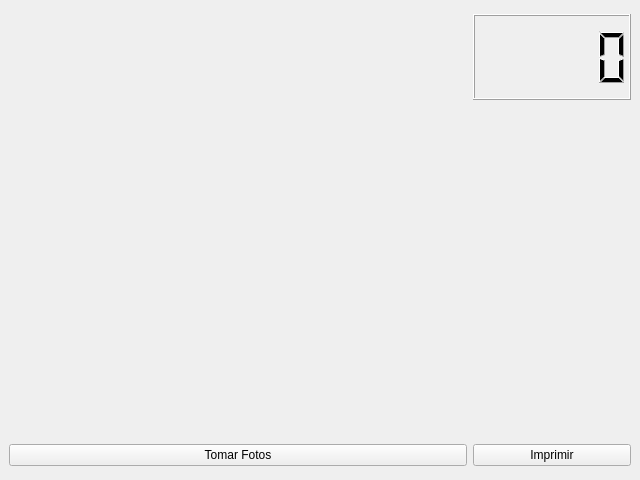
<?xml version="1.0" encoding="UTF-8"?>
<ui version="4.0">
 <class>MainWindow</class>
 <widget class="QMainWindow" name="MainWindow">
  <property name="geometry">
   <rect>
    <x>0</x>
    <y>0</y>
    <width>640</width>
    <height>480</height>
   </rect>
  </property>
  <property name="maximumSize">
   <size>
    <width>16777215</width>
    <height>16777215</height>
   </size>
  </property>
  <property name="windowTitle">
   <string>PyPhotoBooth</string>
  </property>
  <property name="windowIcon">
   <iconset>
    <normaloff>media/Camera.png</normaloff>media/Camera.png</iconset>
  </property>
  <widget class="QWidget" name="centralwidget">
   <layout class="QGridLayout" name="gridLayout">
    <item row="3" column="1" alignment="Qt::AlignRight">
     <widget class="QLabel" name="pick_03">
      <property name="minimumSize">
       <size>
        <width>100</width>
        <height>100</height>
       </size>
      </property>
      <property name="maximumSize">
       <size>
        <width>100</width>
        <height>100</height>
       </size>
      </property>
      <property name="text">
       <string/>
      </property>
     </widget>
    </item>
    <item row="1" column="1" alignment="Qt::AlignRight">
     <widget class="QLabel" name="pick_01">
      <property name="minimumSize">
       <size>
        <width>100</width>
        <height>100</height>
       </size>
      </property>
      <property name="maximumSize">
       <size>
        <width>100</width>
        <height>100</height>
       </size>
      </property>
      <property name="text">
       <string/>
      </property>
     </widget>
    </item>
    <item row="5" column="0">
     <widget class="QPushButton" name="pushButton">
      <property name="cursor">
       <cursorShape>PointingHandCursor</cursorShape>
      </property>
      <property name="text">
       <string>Tomar Fotos</string>
      </property>
      <property name="icon">
       <iconset>
        <normaloff>media/Camera.png</normaloff>media/Camera.png</iconset>
      </property>
      <property name="iconSize">
       <size>
        <width>80</width>
        <height>80</height>
       </size>
      </property>
     </widget>
    </item>
    <item row="5" column="1">
     <widget class="QPushButton" name="pushButton_2">
      <property name="cursor">
       <cursorShape>PointingHandCursor</cursorShape>
      </property>
      <property name="text">
       <string>Imprimir</string>
      </property>
      <property name="icon">
       <iconset>
        <normaloff>media/Printer.png</normaloff>media/Printer.png</iconset>
      </property>
      <property name="iconSize">
       <size>
        <width>80</width>
        <height>80</height>
       </size>
      </property>
     </widget>
    </item>
    <item row="2" column="1" alignment="Qt::AlignRight">
     <widget class="QLabel" name="pick_02">
      <property name="minimumSize">
       <size>
        <width>100</width>
        <height>100</height>
       </size>
      </property>
      <property name="maximumSize">
       <size>
        <width>100</width>
        <height>100</height>
       </size>
      </property>
      <property name="text">
       <string/>
      </property>
     </widget>
    </item>
    <item row="0" column="1">
     <widget class="QLCDNumber" name="lcdNumber">
      <property name="maximumSize">
       <size>
        <width>158</width>
        <height>86</height>
       </size>
      </property>
      <property name="intValue" stdset="0">
       <number>0</number>
      </property>
     </widget>
    </item>
    <item row="0" column="0" rowspan="4">
     <widget class="QLabel" name="lblWebcam">
      <property name="maximumSize">
       <size>
        <width>800</width>
        <height>600</height>
       </size>
      </property>
      <property name="text">
       <string/>
      </property>
      <property name="scaledContents">
       <bool>true</bool>
      </property>
     </widget>
    </item>
   </layout>
  </widget>
 </widget>
 <resources/>
 <connections/>
</ui>
